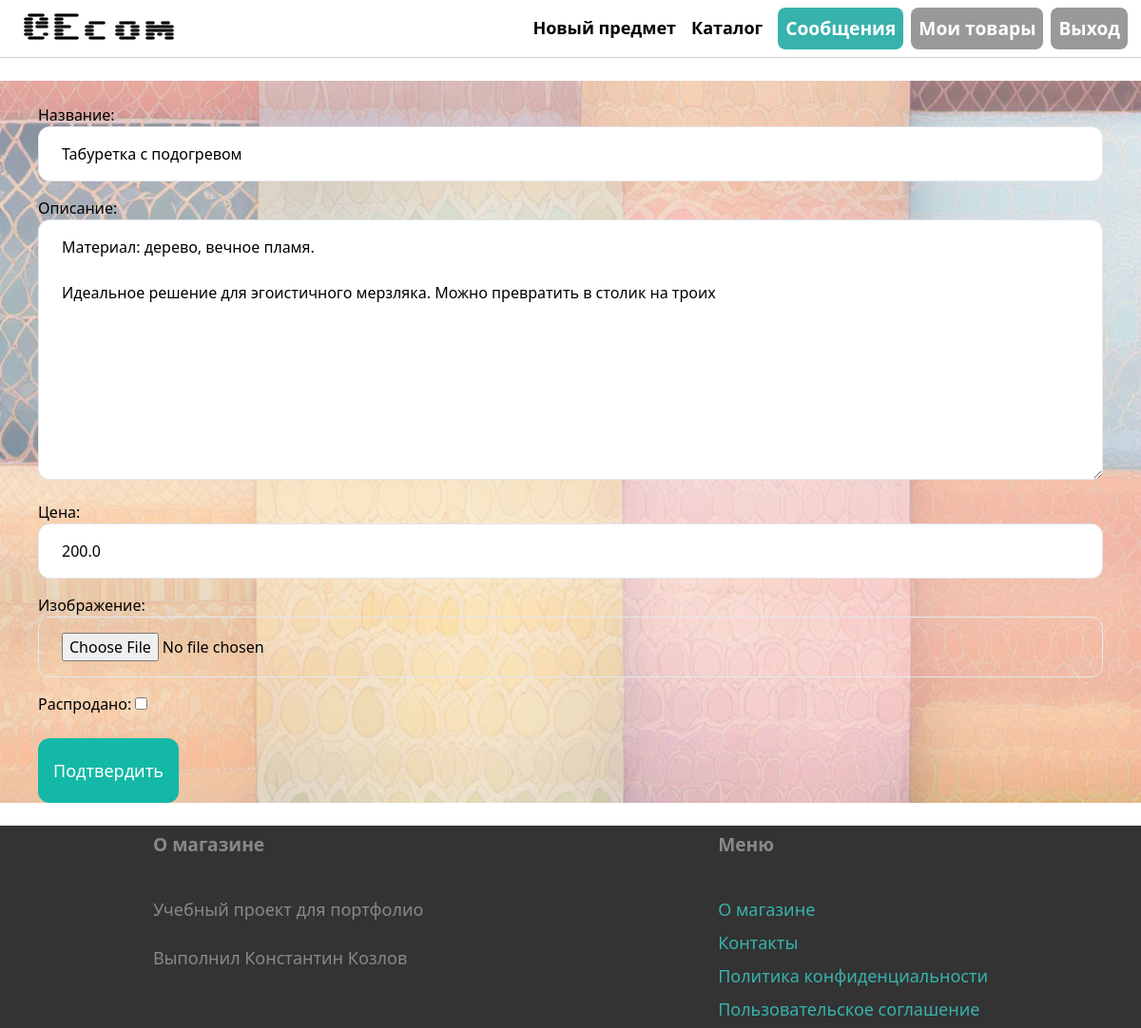
Before: /items/6/edit/ (signed in) with the older database file.
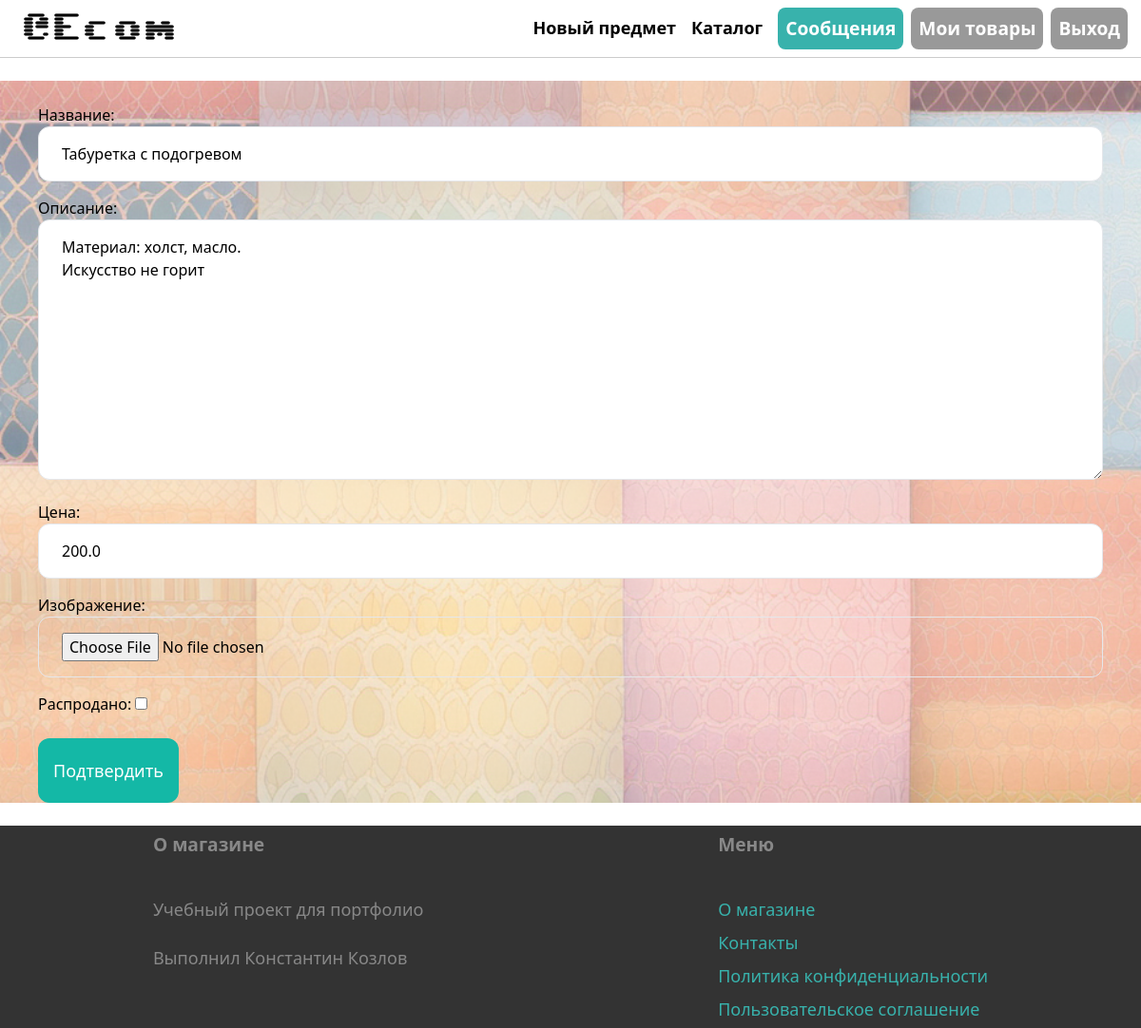
After: the same page with the newer database file.
### item/models.py (models this page shows, shortened)
class Item(models.Model):
    category = models.ForeignKey(Category, related_name='items', on_delete=models.CASCADE)
    name = models.CharField(max_length=255)
    description = models.TextField(blank=True, null=True)
    price = models.FloatField()
    image = models.ImageField(upload_to='item_images', blank=True, null=True)
    is_sold = models.BooleanField(default=False)
    created_at = models.DateTimeField(auto_now_add=True)
    created_by = models.ForeignKey(User, related_name='items', on_delete=models.CASCADE)

### item/views.py (the view)
# urls.py: path('<int:pk>/edit/', views.edit, name='edit'),
@login_required
def edit(request, pk):
    item = get_object_or_404(Item, pk=pk, created_by=request.user)
    if request.method == 'POST':
        form = EditItemForm(request.POST, request.FILES, instance=item)
        if form.is_valid():
            form.save()
            return redirect('item:detail', pk=item.id)
    else:
        form = EditItemForm(instance=item)
    return render(request, 'item/form.html', {'form': form, 'title': 'Изменить товар'})

### item/forms.py
class EditItemForm(forms.ModelForm):
    class Meta:
        model = Item
        fields = ('name', 'description', 'price', 'image', 'is_sold')
        labels = {
            'name': 'Название',
            'description': 'Описание',
            'price': 'Цена',
            'image': 'Изображение',
            'is_sold': 'Распродано',
        }
        widgets = {
            'name': forms.TextInput(attrs={'class': INPUT_CLASSES}),
            'description': forms.Textarea(attrs={'class': INPUT_CLASSES}),
            'price': forms.TextInput(attrs={'class': INPUT_CLASSES}),
            'image': forms.FileInput(attrs={'class': INPUT_CLASSES}),
        }

### item/templates/item/form.html (shortened to what this page needs)
{% extends 'core/base.html' %}
{% block content %}
    <form method="post" action="." enctype="multipart/form-data">
        <div class="space-y-4 mx-10">
            {{ form.as_p }}
        </div>
        <button class="ml-10 mt-6 px-4 py-5 text-lg bg-teal-500 hover:bg-teal-700 rounded-xl text-white">Подтвердить</button>
    </form>
{% endblock %}

Changed rows visible on the page:
changed Item "Табуретка с подогревом": description "Материал: дерево, вечное пламя. Идеальное решение для эгоистичного мерзляка. Можно превратить в столик на троих" → "Материал: холст, масло. Искусство не горит"
